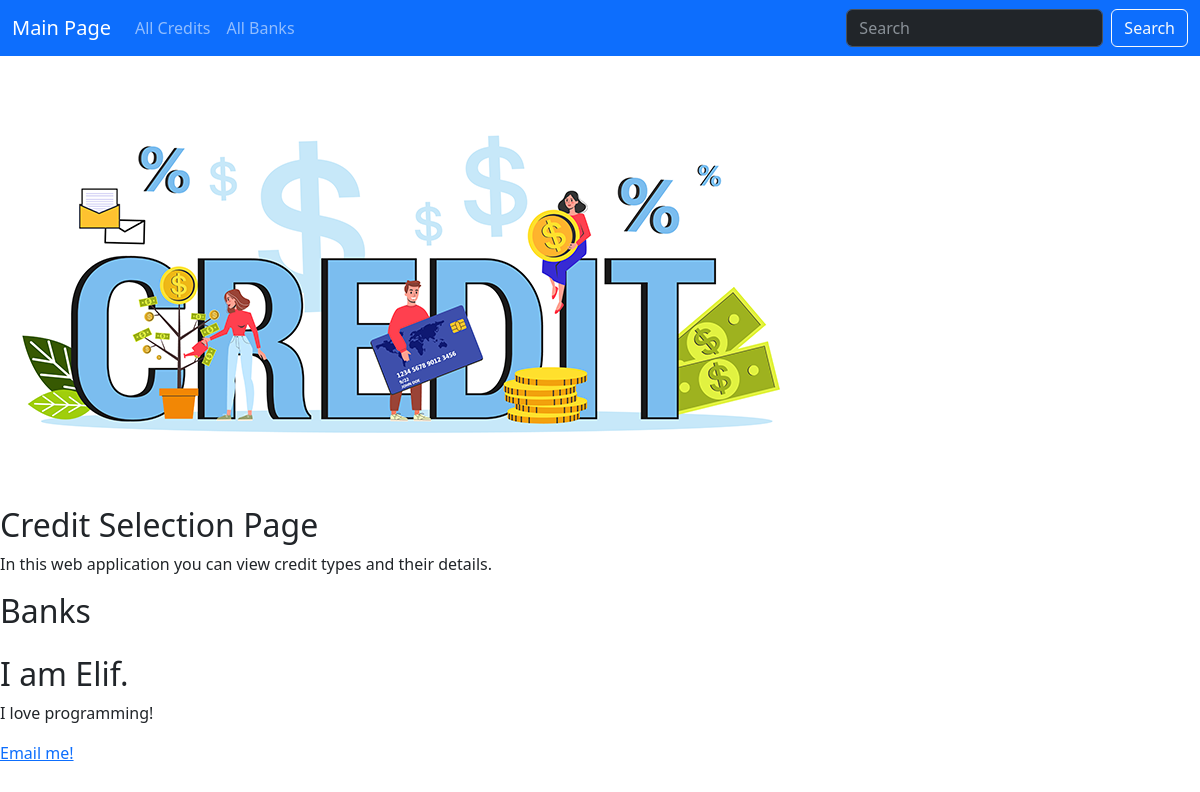
The app's page /, older data.
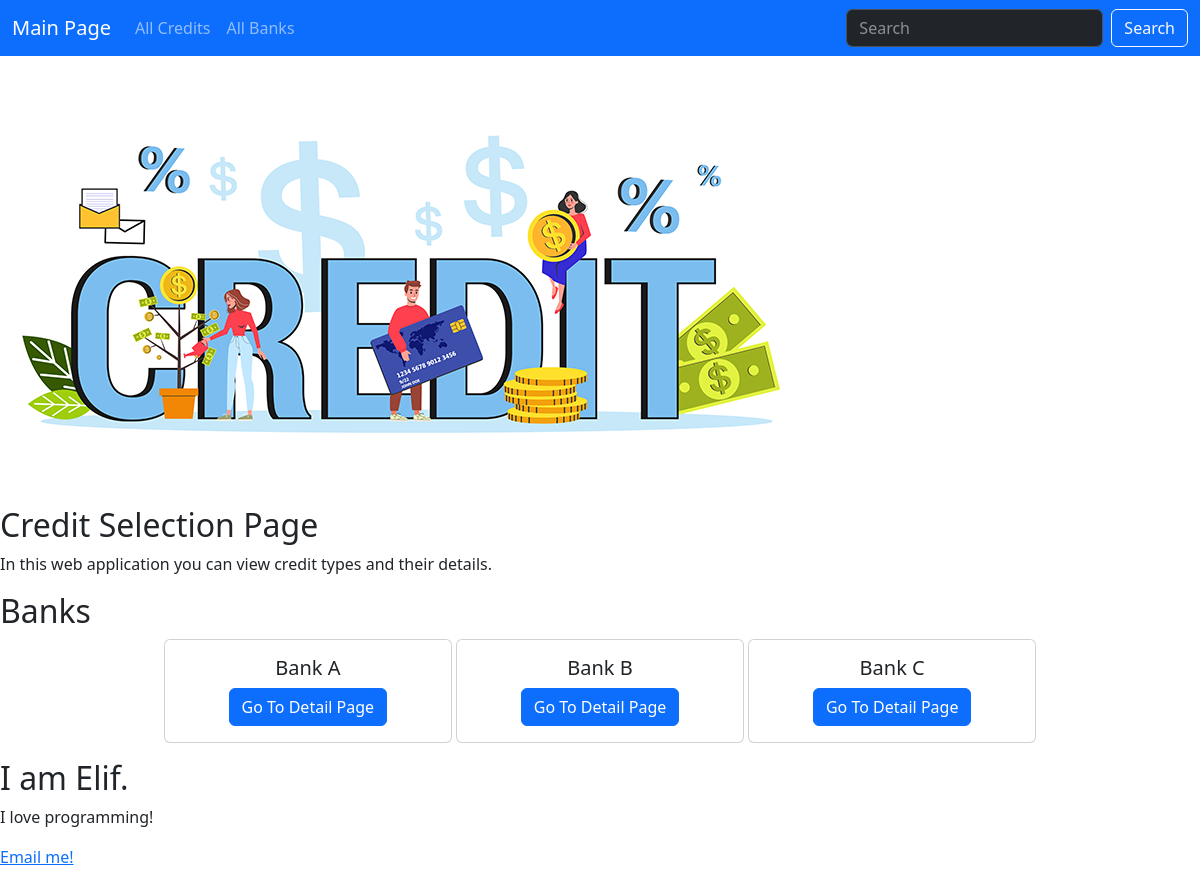
The same page, newer data.
### credit/models.py (models this page shows, shortened)
class BankOption(models.Model):
    name = models.CharField(max_length=30)
    slug = models.SlugField(default="",null=False,db_index=True,unique=True)
    credit_types = models.ManyToManyField(Credit)

### credit/views.py (the view)
# urls.py: path("", views.starting_page, name="starting-page"),
def starting_page(request):
    allbanks = BankOption.objects.all()
    return render(request, "credit/index.html", {"banks": allbanks})

### credit/templates/credit/index.html (shortened to what this page needs)
{% extends "base.html" %}
{% load static %}
{% block content%}
<section id="welcome">
    <header>
        <img src="{% static "credit/images/credit.png" %}" alt="Elif">
        <h2>Credit Selection Page</h2>
    </header>
    <p>In this web application you can view credit types and their details.</p>
</section>
<section id="latest-credits">
    <h2>Banks</h2>
    <div class="container text-center">
        <div class="row align-items-start">
            <ul>
                {% for bank in banks %}
                    {% include "credit/includes/bank.html" %}
                {% endfor %}
            </ul>
        </div>
      </div>
</section>
<section id= "about">
    <h2>I am Elif.</h2>
    <p>I love programming!</p>
    <a href="mailto:elifintizam@gmail.com">Email me!</a>
</section>
{% endblock %}

### credit/templates/credit/includes/bank.html
{% load static%}
<div class="card" style="width: 18rem; display:inline-block;">
    <div class="card-body">
        <h5 class="card-title">{{ bank.name}}</h5>
        <a href="{% url "bank-detail-page" bank.slug %}" class="btn btn-primary">Go To Detail Page</a>
    </div>
</div>

Row changes from the older to the newer data that the page shows:
added BankOption: name "Bank A"
added BankOption: name "Bank B"
added BankOption: name "Bank C"
